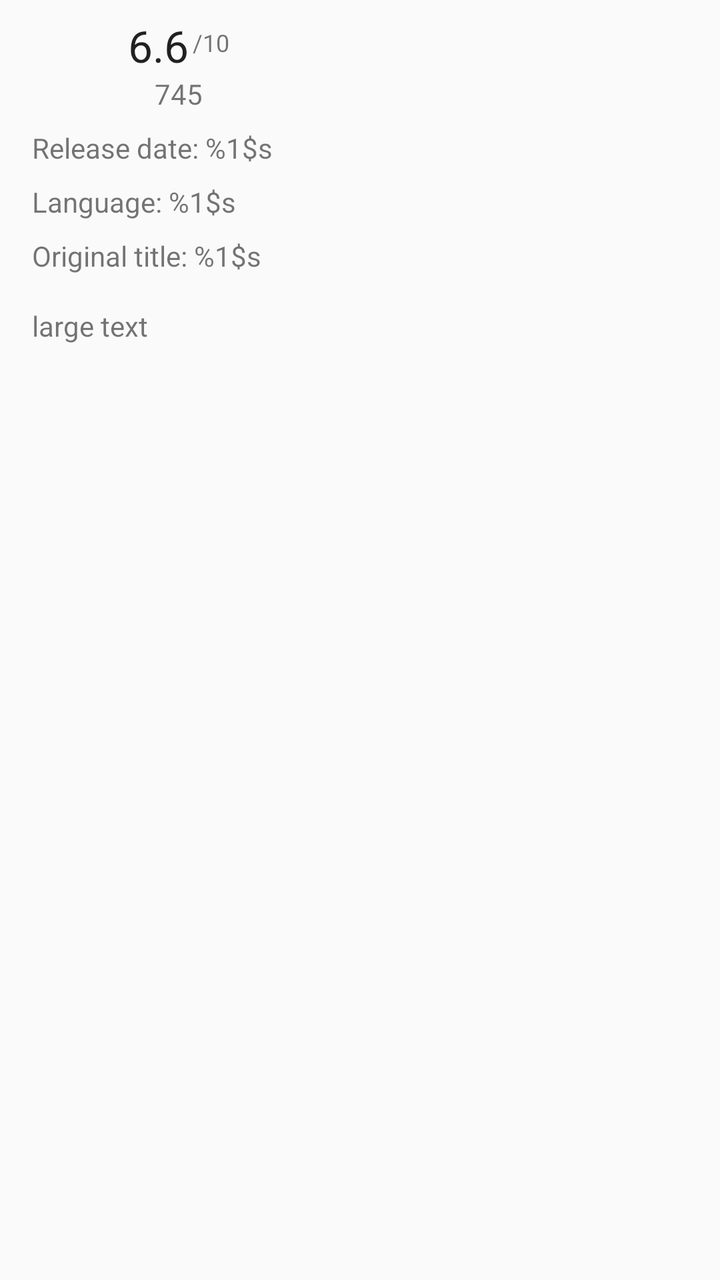
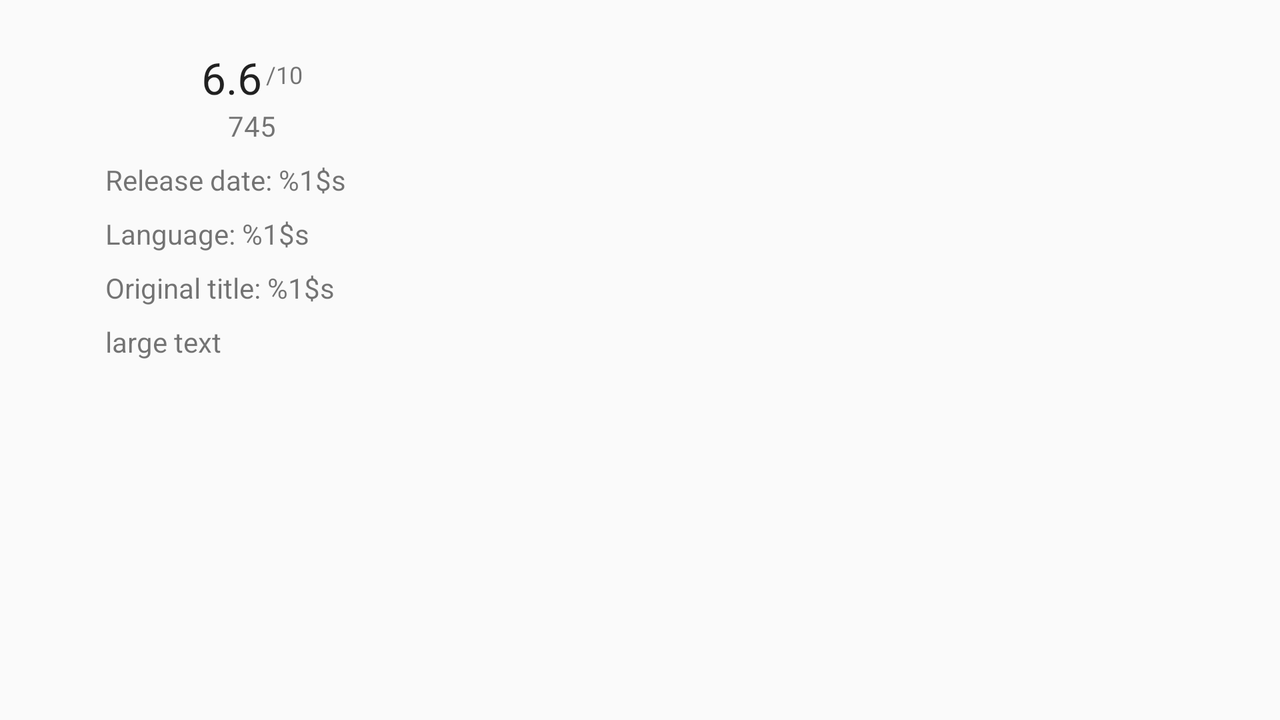

First picture: res/layout/ on a phone held upright. Second picture: the repository's own variant of that layout, on a device whose configuration matches the variant's folder. Source for both follows.
<!-- AndroidManifest.xml: application theme AppTheme -->
<!-- res/layout/content_movie_details.xml -->
<?xml version="1.0" encoding="utf-8"?>
<android.support.v4.widget.NestedScrollView xmlns:android="http://schemas.android.com/apk/res/android"
    xmlns:app="http://schemas.android.com/apk/res-auto"
    xmlns:tools="http://schemas.android.com/tools"
    android:layout_width="match_parent"
    android:layout_height="match_parent"
    app:layout_behavior="@string/appbar_scrolling_view_behavior"
    tools:context="ru.develop_for_android.movies.MovieDetailsActivity"
    tools:showIn="@layout/activity_movie_details">

    <LinearLayout
        android:layout_width="match_parent"
        android:layout_height="wrap_content"
        android:orientation="vertical">

        <android.support.constraint.ConstraintLayout
            android:layout_width="match_parent"
            android:layout_height="wrap_content"
            android:orientation="horizontal">

            <ImageView
                android:contentDescription="@null"
                android:id="@+id/imageView"
                android:layout_width="40dp"
                android:layout_height="40dp"
                android:layout_marginStart="8dp"
                android:layout_marginTop="8dp"
                app:layout_constraintStart_toEndOf="@+id/details_poster"
                app:layout_constraintTop_toTopOf="@+id/details_rate"
                app:srcCompat="@drawable/ic_star_bright" />

            <TextView
                android:id="@+id/details_max_rate"
                android:layout_width="wrap_content"
                android:layout_height="wrap_content"
                android:layout_marginBottom="8dp"
                android:layout_marginStart="2dp"
                android:gravity="bottom"
                android:text="@string/_10"
                android:textSize="12sp"
                app:layout_constraintBottom_toBottomOf="@+id/details_rate"
                app:layout_constraintStart_toEndOf="@+id/details_rate" />

            <TextView
                android:id="@+id/details_rate"
                android:layout_width="wrap_content"
                android:layout_height="wrap_content"
                android:layout_marginStart="8dp"
                android:layout_marginTop="8dp"
                android:textAppearance="@android:style/TextAppearance.Material.Large"
                app:layout_constraintStart_toEndOf="@+id/imageView"
                app:layout_constraintTop_toTopOf="parent"
                tools:text="6.6" />

            <TextView
                android:id="@+id/details_counts_number"
                android:layout_width="wrap_content"
                android:layout_height="wrap_content"
                android:layout_marginEnd="8dp"
                android:layout_marginStart="8dp"
                app:layout_constraintEnd_toEndOf="@+id/details_max_rate"
                app:layout_constraintStart_toStartOf="@+id/details_rate"
                app:layout_constraintTop_toBottomOf="@+id/details_rate"
                tools:text="745" />

            <ImageView
                android:contentDescription="@string/movie_poster"
                android:id="@+id/details_poster"
                android:layout_width="wrap_content"
                android:layout_height="wrap_content"
                android:layout_marginStart="8dp"
                android:layout_marginTop="8dp"
                android:layout_weight="1"
                app:layout_constraintStart_toStartOf="parent"
                app:layout_constraintTop_toTopOf="parent"
                app:srcCompat="@drawable/ic_launcher_background" />

            <TextView
                android:id="@+id/details_release_date"
                android:layout_width="wrap_content"
                android:layout_height="wrap_content"
                android:layout_marginStart="8dp"
                android:layout_marginTop="8dp"
                android:layout_weight="1"
                android:text="@string/release_date"
                app:layout_constraintStart_toEndOf="@+id/details_poster"
                app:layout_constraintTop_toBottomOf="@+id/details_counts_number" />

            <TextView
                android:id="@+id/details_language"
                android:layout_width="wrap_content"
                android:layout_height="wrap_content"
                android:layout_marginStart="8dp"
                android:layout_marginTop="8dp"
                android:text="@string/language"
                app:layout_constraintStart_toEndOf="@+id/details_poster"
                app:layout_constraintTop_toBottomOf="@+id/details_release_date" />

            <TextView
                android:id="@+id/details_original_title"
                android:layout_width="wrap_content"
                android:layout_height="wrap_content"
                android:layout_marginStart="8dp"
                android:layout_marginTop="8dp"
                android:text="@string/original_title"
                app:layout_constraintStart_toEndOf="@+id/details_poster"
                app:layout_constraintTop_toBottomOf="@+id/details_language" />


        </android.support.constraint.ConstraintLayout>

        <TextView
            android:id="@+id/details_overview"
            android:layout_width="wrap_content"
            android:layout_height="wrap_content"
            android:layout_margin="@dimen/text_margin"
            tools:text="large text" />

    </LinearLayout>

</android.support.v4.widget.NestedScrollView>
<!-- res/layout/activity_movie_details.xml (included above) -->
<?xml version="1.0" encoding="utf-8"?>
<layout  xmlns:android="http://schemas.android.com/apk/res/android"
    xmlns:app="http://schemas.android.com/apk/res-auto"
    xmlns:tools="http://schemas.android.com/tools">
<android.support.design.widget.CoordinatorLayout
    android:id="@+id/coordinator"
    android:layout_width="match_parent"
    android:layout_height="match_parent"
    android:fitsSystemWindows="true"
    tools:context="ru.develop_for_android.movies.MovieDetailsActivity">

    <android.support.design.widget.AppBarLayout
        android:id="@+id/app_bar"
        android:layout_width="match_parent"
        android:layout_height="@dimen/app_bar_height"
        android:fitsSystemWindows="true"
        android:theme="@style/AppTheme.AppBarOverlay">

        <android.support.design.widget.CollapsingToolbarLayout
            android:id="@+id/toolbar_layout"
            android:layout_width="match_parent"
            android:layout_height="match_parent"
            android:fitsSystemWindows="true"
            app:contentScrim="@color/colorPrimary"
            app:layout_scrollFlags="scroll|exitUntilCollapsed|snap"
            app:expandedTitleTextAppearance="@style/TextAppearance.Design.CollapsingToolbar.Expanded.Shadow"
            app:toolbarId="@+id/toolbar">

            <ImageView
                android:contentDescription="@null"
                android:id="@+id/details_backdrop"
                android:layout_width="match_parent"
                android:layout_height="match_parent"
                android:fitsSystemWindows="true"
                android:scaleType="centerCrop"
                app:layout_collapseMode="parallax"/>

            <View
                android:layout_width="match_parent"
                android:layout_height="@dimen/sheet_text_scrim_height_top"
                android:background="@drawable/scrim_top"
                app:layout_collapseMode="pin"/>

            <View
                android:layout_width="match_parent"
                android:layout_height="@dimen/sheet_text_scrim_height_bottom"
                android:layout_gravity="bottom"
                android:layout_alignBottom="@+id/image"
                android:background="@drawable/scrim_bottom"
                app:layout_collapseMode="parallax"/>

            <android.support.v7.widget.Toolbar
                android:id="@+id/toolbar"
                android:layout_width="match_parent"
                android:layout_height="?attr/actionBarSize"
                app:layout_collapseMode="pin"
                app:popupTheme="@style/AppTheme.PopupOverlay" />

        </android.support.design.widget.CollapsingToolbarLayout>
    </android.support.design.widget.AppBarLayout>

    <include layout="@layout/content_movie_details"
        android:id="@+id/content_movie_details"/>

    <android.support.design.widget.FloatingActionButton
        android:id="@+id/fab"
        android:layout_width="wrap_content"
        android:layout_height="wrap_content"
        android:layout_margin="@dimen/fab_margin"
        android:onClick="starMovie"
        app:backgroundTint="@color/colorPrimaryDark"
        app:fabSize="normal"
        app:layout_anchor="@+id/content_movie_details"
        app:layout_anchorGravity="bottom|end"
        app:srcCompat="@drawable/ic_star" />

</android.support.design.widget.CoordinatorLayout>
</layout>
<!-- resources referenced by this layout -->
<resources>
  <color name="colorPrimary">#3e2723</color>
  <color name="colorPrimaryDark">#1b0000</color>
  <dimen name="app_bar_height">220dp</dimen>
  <dimen name="fab_margin">16dp</dimen>
  <dimen name="sheet_text_scrim_height_bottom">88dp</dimen>
  <dimen name="sheet_text_scrim_height_top">88dp</dimen>
  <dimen name="text_margin">16dp</dimen>
  <!-- drawable ic_star (drawable) -->
  <vector xmlns:android="http://schemas.android.com/apk/res/android"
          android:width="24dp"
          android:height="24dp"
          android:viewportWidth="24.0"
          android:viewportHeight="24.0">
      <path
          android:fillColor="@color/colorSignsOnSecondary"
          android:pathData="M12,17.27L18.18,21l-1.64,-7.03L22,9.24l-7.19,-0.61L12,2 9.19,8.63 2,9.24l5.46,4.73L5.82,21z"/>
  </vector>
  <string name="_10" translatable="false">/10</string>
  <string name="language">Language: %1$s</string>
  <string name="movie_poster">Movie poster</string>
  <string name="original_title">Original title: %1$s</string>
  <string name="release_date">Release date: %1$s</string>
  <style name="AppTheme.AppBarOverlay" parent="ThemeOverlay.AppCompat.Dark.ActionBar" />
  <style name="AppTheme.PopupOverlay" parent="ThemeOverlay.AppCompat.Light" />
  <style name="TextAppearance.Design.CollapsingToolbar.Expanded.Shadow">
          <item name="android:shadowDy">0</item>
          <item name="android:shadowDx">0</item>
          <item name="android:shadowRadius">8</item>
          <item name="android:shadowColor">@android:color/black</item>
      </style>
  <style name="AppTheme" parent="Theme.AppCompat.Light.DarkActionBar">
          
          <item name="colorPrimary">@color/colorPrimary</item>
          <item name="colorPrimaryDark">@color/colorPrimaryDark</item>
          <item name="colorAccent">@color/colorAccent</item>
      </style>
  <color name="colorSignsOnSecondary">#000000</color>
  <color name="colorAccent">#ff5722</color>
</resources>
<!-- res/layout-land/content_movie_details.xml (the repository's variant of the layout above) -->
<!-- drawn on the phone turned sideways -->
<?xml version="1.0" encoding="utf-8"?>
<android.support.v4.widget.NestedScrollView xmlns:android="http://schemas.android.com/apk/res/android"
    xmlns:app="http://schemas.android.com/apk/res-auto"
    xmlns:tools="http://schemas.android.com/tools"
    android:layout_width="match_parent"
    android:layout_height="match_parent"
    app:layout_behavior="@string/appbar_scrolling_view_behavior"
    tools:context="ru.develop_for_android.movies.MovieDetailsActivity"
    tools:showIn="@layout/activity_movie_details">

        <android.support.constraint.ConstraintLayout
            android:layout_width="match_parent"
            android:layout_height="wrap_content"
            android:orientation="horizontal">

            <android.support.constraint.Guideline
                android:id="@+id/guideline"
                android:layout_width="wrap_content"
                android:layout_height="wrap_content"
                android:orientation="vertical"
                app:layout_constraintGuide_percent="0.07" />

            <ImageView
                android:id="@+id/star"
                android:layout_width="40dp"
                android:layout_height="40dp"
                android:layout_margin="8dp"
                android:contentDescription="@null"
                android:adjustViewBounds="true"
                app:layout_constraintStart_toStartOf="@+id/guideline"
                app:layout_constraintTop_toTopOf="@+id/details_rate"
                app:srcCompat="@drawable/ic_star_bright" />

            <TextView
                android:id="@+id/details_max_rate"
                android:layout_width="wrap_content"
                android:layout_height="wrap_content"
                android:layout_marginBottom="8dp"
                android:layout_marginStart="2dp"
                android:gravity="bottom"
                android:text="@string/_10"
                android:textSize="12sp"
                app:layout_constraintBottom_toBottomOf="@+id/details_rate"
                app:layout_constraintStart_toEndOf="@+id/details_rate" />

            <TextView
                android:id="@+id/details_rate"
                android:layout_width="wrap_content"
                android:layout_height="wrap_content"
                android:layout_marginStart="8dp"
                android:layout_marginTop="24dp"
                android:textAppearance="@android:style/TextAppearance.Material.Large"
                app:layout_constraintStart_toEndOf="@+id/star"
                app:layout_constraintTop_toTopOf="parent"
                tools:text="6.6" />

            <TextView
                android:id="@+id/details_counts_number"
                android:layout_width="wrap_content"
                android:layout_height="wrap_content"
                android:layout_marginEnd="8dp"
                android:layout_marginStart="8dp"
                app:layout_constraintEnd_toEndOf="@+id/details_max_rate"
                app:layout_constraintStart_toStartOf="@+id/details_rate"
                app:layout_constraintTop_toBottomOf="@+id/details_rate"
                tools:text="745" />

            <LinearLayout
                android:layout_width="0dp"
                android:layout_height="wrap_content"
                android:layout_marginEnd="8dp"
                android:orientation="vertical"
                app:layout_constraintEnd_toEndOf="parent"
                app:layout_constraintBottom_toBottomOf="parent"
                app:layout_constraintStart_toStartOf="@+id/guideline"
                app:layout_constraintTop_toBottomOf="@+id/details_counts_number">

                <TextView
                    android:id="@+id/details_release_date"
                    android:layout_width="match_parent"
                    android:layout_height="wrap_content"
                    android:layout_marginEnd="8dp"
                    android:layout_marginStart="8dp"
                    android:layout_marginTop="8dp"
                    android:text="@string/release_date" />

                <TextView
                    android:id="@+id/details_language"
                    android:layout_width="match_parent"
                    android:layout_height="wrap_content"
                    android:layout_marginEnd="8dp"
                    android:layout_marginStart="8dp"
                    android:layout_marginTop="8dp"
                    android:text="@string/language" />

                <TextView
                    android:id="@+id/details_original_title"
                    android:layout_width="match_parent"
                    android:layout_height="wrap_content"
                    android:layout_marginEnd="8dp"
                    android:layout_marginStart="8dp"
                    android:layout_marginTop="8dp"
                    android:text="@string/original_title" />

                <TextView
                    android:id="@+id/details_overview"
                    android:layout_width="match_parent"
                    android:layout_height="wrap_content"
                    android:layout_margin="8dp"
                    tools:text="large text" />
            </LinearLayout>


        </android.support.constraint.ConstraintLayout>


</android.support.v4.widget.NestedScrollView>
<!-- res/layout/content_movie_details.xml (included above) -->
<?xml version="1.0" encoding="utf-8"?>
<android.support.v4.widget.NestedScrollView xmlns:android="http://schemas.android.com/apk/res/android"
    xmlns:app="http://schemas.android.com/apk/res-auto"
    xmlns:tools="http://schemas.android.com/tools"
    android:layout_width="match_parent"
    android:layout_height="match_parent"
    app:layout_behavior="@string/appbar_scrolling_view_behavior"
    tools:context="ru.develop_for_android.movies.MovieDetailsActivity"
    tools:showIn="@layout/activity_movie_details">

    <LinearLayout
        android:layout_width="match_parent"
        android:layout_height="wrap_content"
        android:orientation="vertical">

        <android.support.constraint.ConstraintLayout
            android:layout_width="match_parent"
            android:layout_height="wrap_content"
            android:orientation="horizontal">

            <ImageView
                android:contentDescription="@null"
                android:id="@+id/imageView"
                android:layout_width="40dp"
                android:layout_height="40dp"
                android:layout_marginStart="8dp"
                android:layout_marginTop="8dp"
                app:layout_constraintStart_toEndOf="@+id/details_poster"
                app:layout_constraintTop_toTopOf="@+id/details_rate"
                app:srcCompat="@drawable/ic_star_bright" />

            <TextView
                android:id="@+id/details_max_rate"
                android:layout_width="wrap_content"
                android:layout_height="wrap_content"
                android:layout_marginBottom="8dp"
                android:layout_marginStart="2dp"
                android:gravity="bottom"
                android:text="@string/_10"
                android:textSize="12sp"
                app:layout_constraintBottom_toBottomOf="@+id/details_rate"
                app:layout_constraintStart_toEndOf="@+id/details_rate" />

            <TextView
                android:id="@+id/details_rate"
                android:layout_width="wrap_content"
                android:layout_height="wrap_content"
                android:layout_marginStart="8dp"
                android:layout_marginTop="8dp"
                android:textAppearance="@android:style/TextAppearance.Material.Large"
                app:layout_constraintStart_toEndOf="@+id/imageView"
                app:layout_constraintTop_toTopOf="parent"
                tools:text="6.6" />

            <TextView
                android:id="@+id/details_counts_number"
                android:layout_width="wrap_content"
                android:layout_height="wrap_content"
                android:layout_marginEnd="8dp"
                android:layout_marginStart="8dp"
                app:layout_constraintEnd_toEndOf="@+id/details_max_rate"
                app:layout_constraintStart_toStartOf="@+id/details_rate"
                app:layout_constraintTop_toBottomOf="@+id/details_rate"
                tools:text="745" />

            <ImageView
                android:contentDescription="@string/movie_poster"
                android:id="@+id/details_poster"
                android:layout_width="wrap_content"
                android:layout_height="wrap_content"
                android:layout_marginStart="8dp"
                android:layout_marginTop="8dp"
                android:layout_weight="1"
                app:layout_constraintStart_toStartOf="parent"
                app:layout_constraintTop_toTopOf="parent"
                app:srcCompat="@drawable/ic_launcher_background" />

            <TextView
                android:id="@+id/details_release_date"
                android:layout_width="wrap_content"
                android:layout_height="wrap_content"
                android:layout_marginStart="8dp"
                android:layout_marginTop="8dp"
                android:layout_weight="1"
                android:text="@string/release_date"
                app:layout_constraintStart_toEndOf="@+id/details_poster"
                app:layout_constraintTop_toBottomOf="@+id/details_counts_number" />

            <TextView
                android:id="@+id/details_language"
                android:layout_width="wrap_content"
                android:layout_height="wrap_content"
                android:layout_marginStart="8dp"
                android:layout_marginTop="8dp"
                android:text="@string/language"
                app:layout_constraintStart_toEndOf="@+id/details_poster"
                app:layout_constraintTop_toBottomOf="@+id/details_release_date" />

            <TextView
                android:id="@+id/details_original_title"
                android:layout_width="wrap_content"
                android:layout_height="wrap_content"
                android:layout_marginStart="8dp"
                android:layout_marginTop="8dp"
                android:text="@string/original_title"
                app:layout_constraintStart_toEndOf="@+id/details_poster"
                app:layout_constraintTop_toBottomOf="@+id/details_language" />


        </android.support.constraint.ConstraintLayout>

        <TextView
            android:id="@+id/details_overview"
            android:layout_width="wrap_content"
            android:layout_height="wrap_content"
            android:layout_margin="@dimen/text_margin"
            tools:text="large text" />

    </LinearLayout>

</android.support.v4.widget.NestedScrollView>
